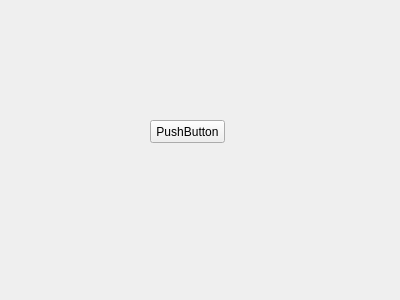
<?xml version="1.0" encoding="UTF-8"?>
<ui version="4.0">
 <class>Form</class>
 <widget class="QWidget" name="Form">
  <property name="geometry">
   <rect>
    <x>0</x>
    <y>0</y>
    <width>400</width>
    <height>300</height>
   </rect>
  </property>
  <property name="windowTitle">
   <string>Form</string>
  </property>
  <widget class="QPushButton" name="pushButton">
   <property name="geometry">
    <rect>
     <x>150</x>
     <y>120</y>
     <width>75</width>
     <height>23</height>
    </rect>
   </property>
   <property name="text">
    <string>PushButton</string>
   </property>
  </widget>
 </widget>
 <resources/>
 <connections/>
</ui>
